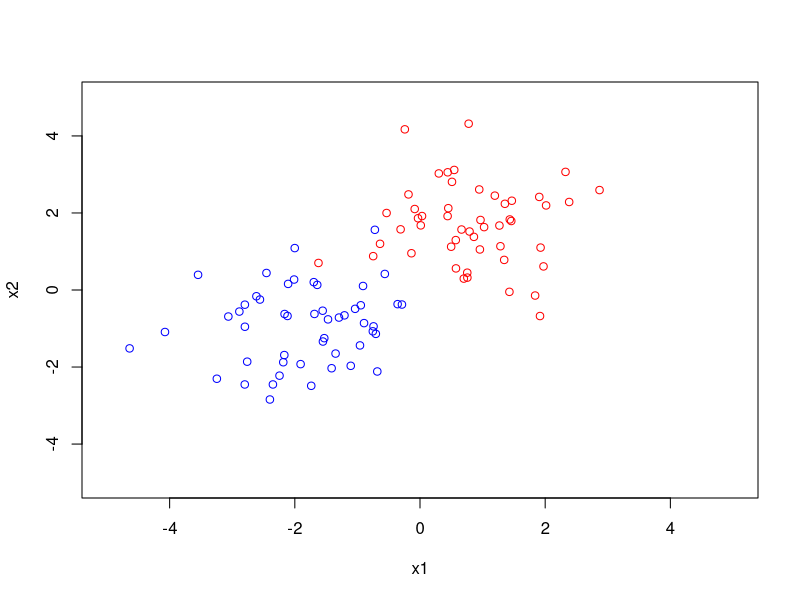
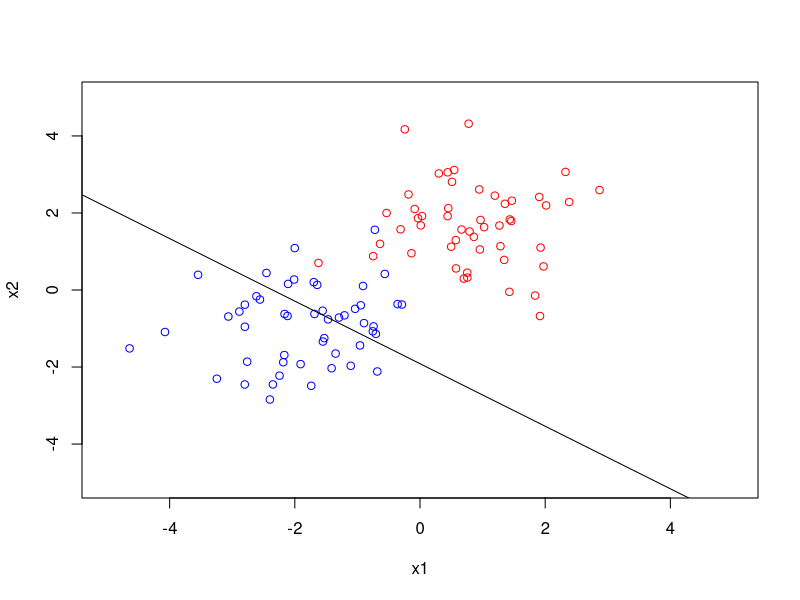
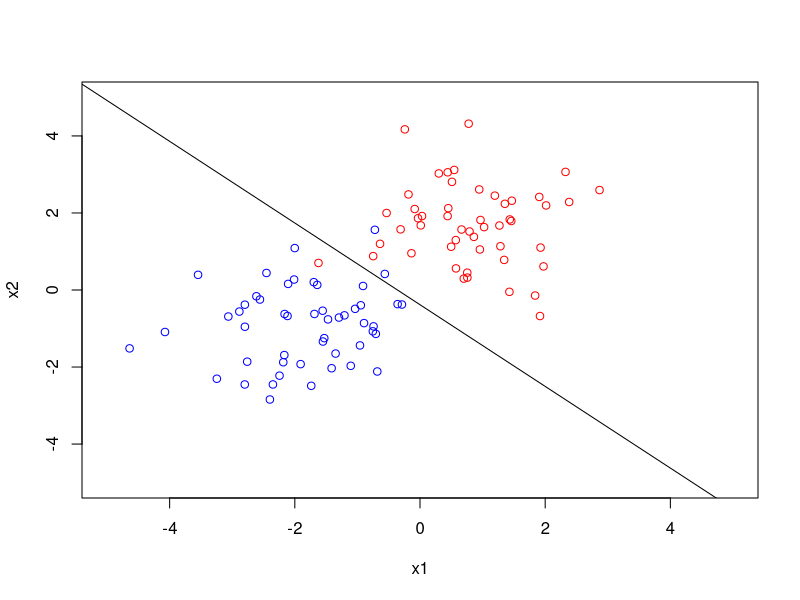
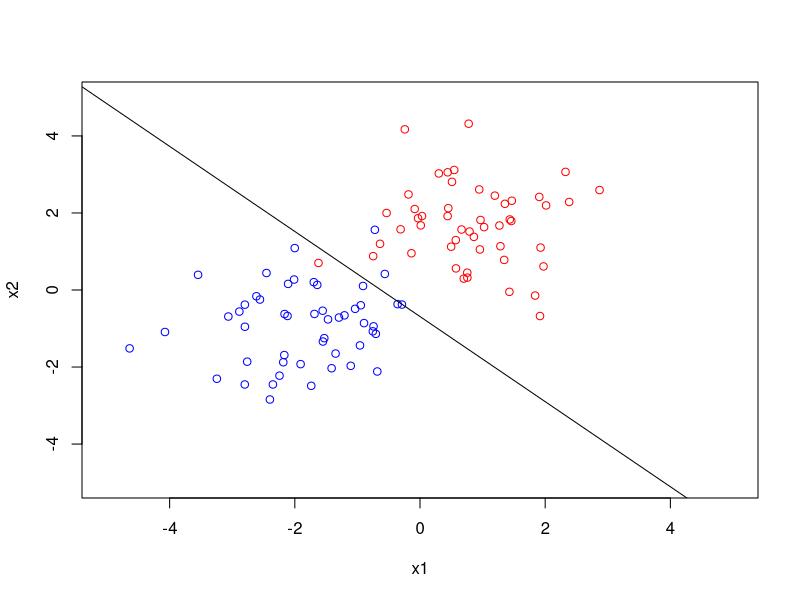
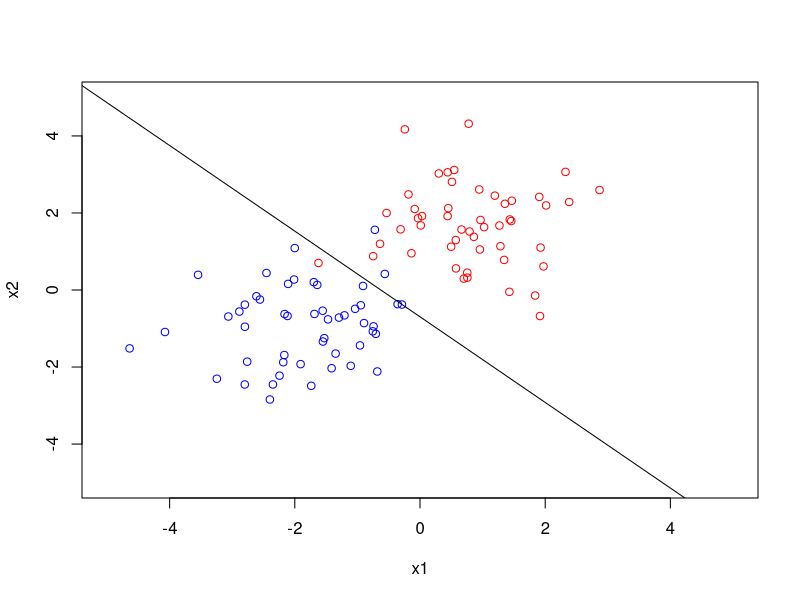
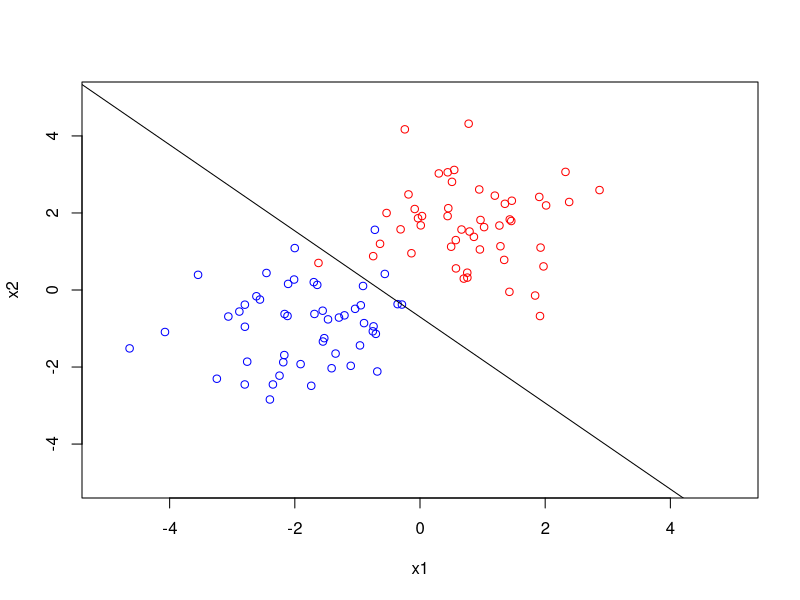
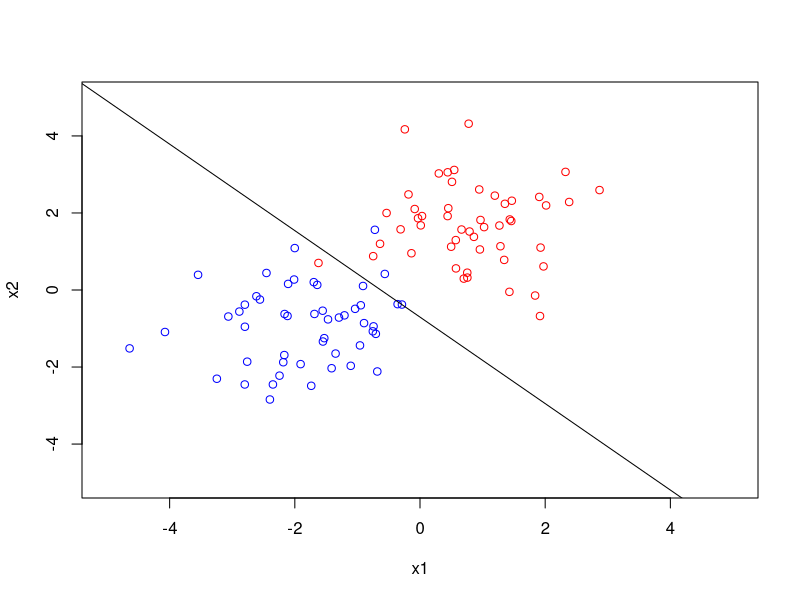
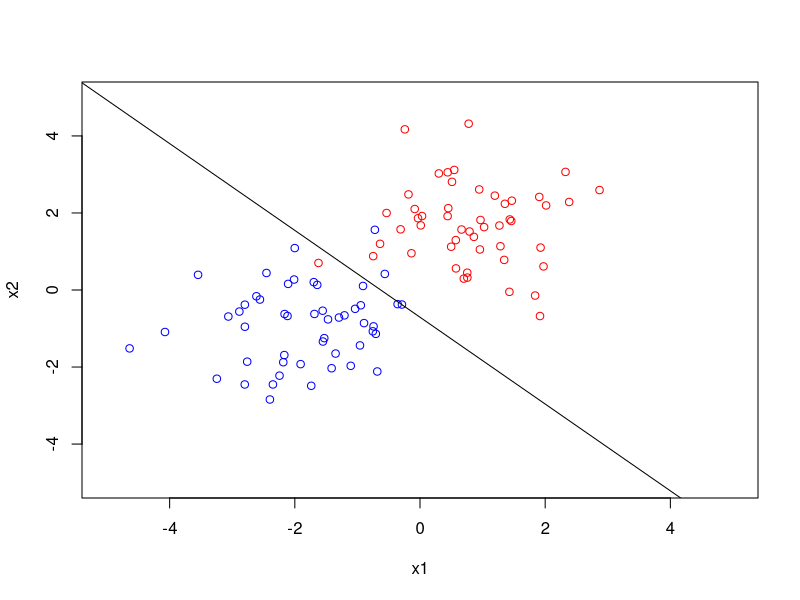

Write the R code that produced these figures, in order.
set.seed(4)
n = 100

x1s = rnorm(n)
x2s = rnorm(n)
xs = cbind(x1s, x2s)

g <- function(x){
  return(x[2] + x[1])
}
# print(xs)
posXs = c()
negXs = c()
ys = c()
for (i in 1:n){
  if (g(xs[i,]) > 0) {
    y = 1
    posXs = rbind(posXs, xs[i,])
  } else {
    y = -1
    negXs = rbind(negXs, xs[i,])
  }
  ys = c(ys, y)
}
# print(posXs)
# print(negXs)
# print(cbind(xs, ys))

# Add two outliers
xs = rbind(xs, c(-1,-1))
posXs = rbind(posXs, c(-1,-1))
ys = c(ys, 1)

xs = rbind(xs, c(1,1))
negXs = rbind(negXs, c(1,1))
ys = c(ys, -1)

####### MORE DISTINCT CLASSES 
posXs = cbind(rnorm(n/2,  0.8, 1), rnorm(n/2,  1.8, 1))
negXs = cbind(rnorm(n/2, -1.8, 1), rnorm(n/2, -0.8, 1))
xs = rbind(posXs, negXs)
ys = c(rep(1, n/2), rep(-1,n/2))

shuffleOrder = sample(nrow(xs))
xs = xs[shuffleOrder,]
ys = ys[shuffleOrder]

refresh <- function(){
  plot(xs[,1], xs[,2], type='n', xlab='x1', ylab='x2', xlim=c(-5,5), ylim=c(-5,5))
  points(posXs[,1], posXs[,2], col="red")
  points(negXs[,1], negXs[,2], col="blue")
}
refresh()

maxIteration = 100
stepSize0 = 10

w = rnorm(3)
f <- function(x) c(x, 1) %*% w
plot_f <- function(x) -(w[3] + x*w[1])/w[2]

for(i in 1:maxIteration){
  for (j in 1:nrow(xs)){
    if (f(xs[j,])*ys[j] <= 0){
      w = w + ys[j]*(stepSize0/i^1.3)*(c(xs[j,],1))/norm(matrix(c(xs[j,],1)))
    }
  }
  print(w)
  # curve(plot_f, add=TRUE)
  # points = seq(-2,2,100)
  # contour(points,points, f(points), levels=0)
  refresh()
  abline(w[3], -w[2]/w[1])
  Sys.sleep(0.1)
}
